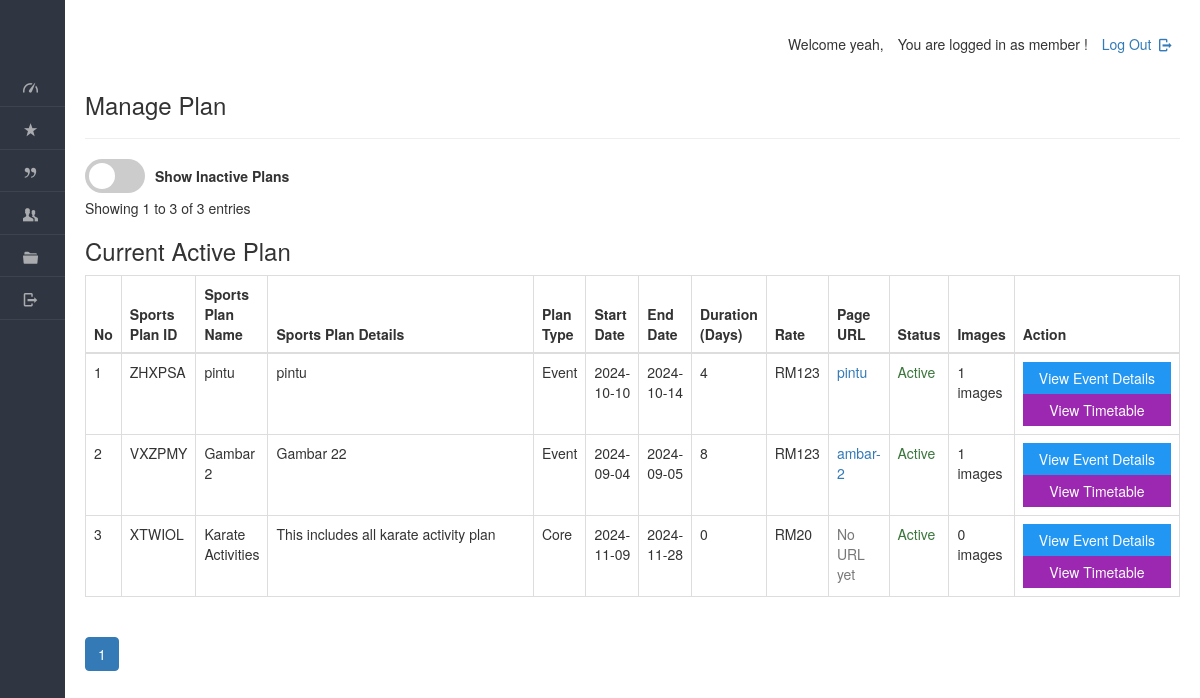
The page /dashboard/coach/view_plan.php (signed in) on the database its author committed.
### tables this page shows
CREATE TABLE IF NOT EXISTS `plan` (
  `planid` varchar(8) NOT NULL,
  `tid` varchar(45) DEFAULT NULL,
  `planName` varchar(20) NOT NULL,
  `description` varchar(200) NOT NULL,
  `planType` varchar(50) NOT NULL,
  `startDate` varchar(50) NOT NULL,
  `endDate` varchar(50) NOT NULL,
  `duration` int NOT NULL,
  `validity` varchar(20) NOT NULL DEFAULT 'Lifetime',
  `amount` int NOT NULL DEFAULT '0',
  `active` varchar(255) NOT NULL,
  PRIMARY KEY (`planid`),
  KEY `idx_plan_name` (`planName`),
  KEY `idx_plan_type` (`planType`),
  KEY `idx_description` (`description`),
  KEY `idx_active` (`active`)
);

### dashboard/coach/view_plan.php (the view, shortened to what this page needs)
<!DOCTYPE html>
<html lang="en">
<head>
    <link rel="stylesheet" href="../../css/style.css"  id="style-resource-5">
    <link rel="stylesheet" href="../../css/dashMain.css">
    <link rel="stylesheet" type="text/css" href="../../css/entypo.css">
	<link href="a1style.css" rel="stylesheet" type="text/css">
	<link rel="stylesheet" href="https://maxcdn.bootstrapcdn.com/bootstrap/3.4.1/css/bootstrap.min.css">
	<link rel="stylesheet" href="../../css/dashboard/sidebar.css">
</head>
     <body class="page-body  page-fade" onload="collapseSidebar()">
    	<div class="page-container sidebar-collapsed" id="navbarcollapse">
		<div class="sidebar-menu">
			<header class="logo-env">
			</header>
    		<?php include('nav.php'); ?>
    	</div>
    		<div class="main-content">
				<div class="row">
					<div class="col-md-6 col-sm-8 clearfix">
					</div>
					<div class="col-md-6 col-sm-4 clearfix hidden-xs">
						<ul class="list-inline links-list pull-right">
							<li>
								<a href="logout.php">
									Log Out <i class="entypo-logout right"></i>
								</a>
							</li>
						</ul>
					</div>
				</div>
		<h3>Manage Plan</h3>
		<hr />
<?php
$records_per_page = 10;
$page = isset($_GET['page']) ? (int)$_GET['page'] : 1;
$offset = ($page - 1) * $records_per_page;
$search_term = isset($_GET['search']) ? mysqli_real_escape_string($con, $_GET['search']) : '';
$search_column = isset($_GET['search_column']) ? $_GET['search_column'] : 'planName';
$show_inactive = isset($_GET['show_inactive']) ? $_GET['show_inactive'] : 'no';
$count_query = "SELECT COUNT(DISTINCT p.planid) as total FROM plan p ";
$where_conditions = [];
if ($show_inactive !== 'yes') {
    $where_conditions[] = "p.active='yes'";
}
if (!empty($where_conditions)) {
    $where_clause = "WHERE " . implode(' AND ', $where_conditions);
    $count_query .= $where_clause;
}
$total_records_result = mysqli_query($con, $count_query);
$total_records = mysqli_fetch_assoc($total_records_result)['total'];
$total_pages = ceil($total_records / $records_per_page);
?>
<?php
$show_inactive = isset($_GET['show_inactive']) ? $_GET['show_inactive'] : 'no';
$query = "SELECT DISTINCT p.planid, p.planName, p.description, p.planType, p.startDate, p.endDate,
          p.duration, p.amount, p.active, pp.slug,
          (SELECT COUNT(*) FROM images i WHERE i.planid = p.planid) as image_count,
          (SELECT slug FROM plan_pages WHERE planid = p.planid LIMIT 1) as page_slug,
          st.tname, td.day_number, td.activities, st.tid
          FROM plan p
          LEFT JOIN plan_pages pp ON p.planid = pp.planid
          LEFT JOIN sports_timetable st ON p.planid = st.planid
          LEFT JOIN timetable_days td ON st.tid = td.tid ";
$where_conditions = [];
if ($show_inactive !== 'yes') {
    $where_conditions[] = "p.active='yes'";
}
if (!empty($where_conditions)) {
    $query .= "WHERE " . implode(" AND ", $where_conditions) . " ";
}
$query .= " GROUP BY p.planid ORDER BY p.active DESC, p.amount DESC";
$result = mysqli_query($con, $query);
$sno = 1;
?>
<div class="mb-3">
    <form method="GET" class="form-inline" id="filterForm" style="display: flex; align-items: center; gap: 10px;">
<form id="filterForm" action="your_page.php" method="get">
    <label class="switch">
        <span class="slider round"></span>
    </label>
        <label>Show Inactive Plans</label>
    </form>
</div>
<div class="mb-3">
    Showing <?php echo $offset + 1; ?> to <?php echo min($offset + $records_per_page, $total_records); ?>
    of <?php echo $total_records; ?> entries
</div>
    <h3 style="margin-right: 20px;">Current Active Plan</h3>
<table class="table table-bordered datatable" id="table-1" border="1">
    <thead>
        <tr>
            <th onclick="sortTable(0)">No</th>
            <th onclick="sortTable(1)">Sports Plan ID</th>
            <th onclick="sortTable(2)">Sports Plan Name</th>
            <th onclick="sortTable(3)">Sports Plan Details</th>
            <th onclick="sortTable(4)">Plan Type</th>
            <th onclick="sortTable(5)">Start Date</th>
            <th onclick="sortTable(6)">End Date</th>
            <th onclick="sortTable(7)">Duration (Days)</th>
            <th onclick="sortTable(8)">Rate</th>
            <th onclick="sortTable(9)">Page URL</th>
            <th onclick="sortTable(10)">Status</th>
            <th onclick="sortTable(11)">Images</th>
            <th>Action</th>
        </tr>
    </thead>
    <tbody>
        <?php
        if (mysqli_affected_rows($con) != 0) {
            while ($row = mysqli_fetch_array($result, MYSQLI_ASSOC)) {
                $tid = $row['tid'];
                $status_class = $row['active'] === 'yes' ? 'text-success' : 'text-danger';
                $status_text = $row['active'] === 'yes' ? 'Active' : 'Inactive';
                echo "<tr>";
                echo "<td>" . $sno . "</td>";
                echo "<td>" . $row['planid'] . "</td>";
                echo "<td>" . $row['planName'] . "</td>";
                echo "<td width='380'>" . $row['description'] . "</td>";
                echo "<td>" . $row['planType'] . "</td>";
                echo "<td>" . date('Y-m-d', strtotime($row['startDate'])) . "</td>";
                echo "<td>" . date('Y-m-d', strtotime($row['endDate'])) . "</td>";
                echo "<td>" . $row['duration'] . "</td>";
                echo "<td>RM" . $row['amount'] . "</td>";
                if ($row['page_slug']) {
                    $url_status = $row['active'] === 'yes' ? '' : ' (Inactive)';
                    echo "<td><a href='../../plans/" . $row['page_slug'] . "' target='_blank'>" .
                         $row['page_slug'] . $url_status . "</a></td>";
                } else {
                    echo "<td><span class='text-muted'>No URL yet</span></td>";
                }
                echo "<td class='" . $status_class . "'>" . $status_text . "</td>";
                echo "<td>" . $row['image_count'] . " images</td>";
                echo "<td>";
                if (!empty($tid)) {
                    echo "<a href='../../dashboard/admin/timetable_detail.php?id=" . $tid . "&planid=" . $row['planid'] . "'>
                            <input type='button' class='a1-btn a1-blue' style='width:100%' value='View Event Details'>
                          </a>";
    echo "<a href='../../dashboard/admin/timetable_detail.php?id=" . $tid . "&planid=" . $row['planid'] . "&scroll=1#timetable-details'>
            <input type='button' class='a1-btn a1-purple' style='width:100%' value='View Timetable'>
          </a>";
                } else {
                    echo "<span class='text-muted'>No Timetable</span>";
                }
                echo "</td>";
                echo "</tr>";
                $sno++;
            }
        } else {
            echo "<tr><td colspan='14' class='text-center'>No records found</td></tr>";
        }
        ?>
    </tbody>
</table>
<nav aria-label="Page navigation">
    <ul class="pagination justify-content-center">
        <?php
        $start_page = max(1, $page - 2);
        $end_page = min($total_pages, $page + 2);
        for ($i = $start_page; $i <= $end_page; $i++): ?>
            <li class="page-item <?php echo $i === $page ? 'active' : ''; ?>">
                <a class="page-link" href="?page=<?php echo $i; ?>&search=<?php echo urlencode($search_term); ?>&search_column=<?php echo urlencode($search_column); ?>&show_inactive=<?php echo urlencode($show_inactive); ?>"><?php echo $i; ?></a>
            </li>
        <?php endfor; ?>
    </ul>
</nav>
    	</div>
    </body>
</html>

### css/style.css (style rules this page uses)
html { font-size: 62.5%; font-family: sans-serif; }
div { display: block; }
body { font-family: "Noto Sans", sans-serif, "Helvetica Neue", Helvetica, Arial, sans-serif; font-size: 12px; line-height: 1.428571429; display: block; margin: 0; }
*, *:before, *:after { box-sizing: border-box; }
a { text-decoration: none; background: transparent; }
input, button, select, textarea { font-family: inherit; font-size: inherit; line-height: inherit; }
button, input { line-height: normal; }
button, input, select, textarea { font-family: inherit; font-size: 100%; margin: 0; }
input { background-color: white; cursor: text; padding: 1px; border-width: 2px; border-style: inset; border-color: initial; border-image: initial; }
input, textarea, select, button { text-rendering: auto; color: initial; letter-spacing: normal; word-spacing: normal; text-transform: none; text-indent: 0px; text-shadow: none; display: inline-block; text-align: start; margin: 0em; font: 400 13.3333px Arial; }
button, html input[type="button"], input[type="reset"], input[type="submit"] { cursor: pointer; }
a { color: #373e4a; text-decoration: none; }
a { background: transparent; }
a { color: #373e4a; }
.page-container { position: relative; padding-left: 280px; }
.page-container .sidebar-menu { position: absolute; width: 280px; top: 0; left: 0; bottom: 0; background: #303641; color: #aaabae; z-index: 1; min-height: 796px; box-sizing: border-box; }
.page-container .sidebar-menu .logo-env { width: 100%; padding: 35px; padding-bottom: 10px; box-sizing: border-box; }
.page-container.sidebar-collapsed { padding-left: 65px; }
.page-container.sidebar-collapsed .sidebar-menu { z-index: 4; width: 65px; }
.page-container.sidebar-collapsed .sidebar-menu .logo-env { display: block; padding: 20px; }
.page-container .sidebar-menu .logo-env:before, .page-container .sidebar-menu .logo-env:after { content: " "; display: table; }
.page-container .sidebar-menu .logo-env:after { clear: both; }
ul, ol { margin-top: 0; margin-bottom: 8.5px; }
ul, menu, dir { display: block; list-style-type: disc; }
li { display: list-item; }
i, cite, em, var, address, dfn { font-style: italic; }

### css/dashMain.css (style rules this page uses)
.page-container .main-content { position: relative; float: left; width: 100%; padding: 20px; z-index: 2; background: #ffffff; box-sizing: border-box; }
.row { margin-left: -15px; margin-right: -15px; }
.row:before, .row:after { content: " "; display: table; }
.row:after { clear: both; }
.col-xs-1, .col-sm-1, .col-md-1, .col-lg-1, .col-xs-2, .col-sm-2, .col-md-2, .col-lg-2, .col-xs-3, .col-sm-3, .col-md-3, .col-lg-3, .col-xs-4, .col-sm-4, .col-md-4, .col-lg-4, .col-xs-5, .col-sm-5, .col-md-5, .col-lg-5, .col-xs-6, .col-sm-6, .col-md-6, .col-lg-6, .col-xs-7, .col-sm-7, .col-md-7, .col-lg-7, .col-xs-8, .col-sm-8, .col-md-8, .col-lg-8, .col-xs-9, .col-sm-9, .col-md-9, .col-lg-9, .col-xs-10, .col-sm-10, .col-md-10, .col-lg-10, .col-xs-11, .col-sm-11, .col-md-11, .col-lg-11, .col-xs-12, .col-sm-12, .col-md-12, .col-lg-12 { position: relative; min-height: 1px; padding-left: 15px; padding-right: 15px; }
.links-list { white-space: nowrap; padding-top: 14px; padding-bottom: 8px; }
.pull-right { float: right !important; }
.list-inline { padding-left: 0; list-style: none; }
ul, ol { margin-top: 0; margin-bottom: 8.5px; }
.list-inline > li:first-child { padding-left: 0; }
.list-inline > li { display: inline-block; padding-left: 5px; padding-right: 5px; }
@media (min-width: 768px) { .col-sm-1, .col-sm-2, .col-sm-3, .col-sm-4, .col-sm-5, .col-sm-6, .col-sm-7, .col-sm-8, .col-sm-9, .col-sm-10, .col-sm-11 { float: left; } }
@media (min-width: 768px) { .col-sm-8 { width: 66.66666666666666%; } }
@media (min-width: 768px) { .col-sm-4 { width: 33.33333333333333%; } }
@media (min-width: 992px) { .col-md-1, .col-md-2, .col-md-3, .col-md-4, .col-md-5, .col-md-6, .col-md-7, .col-md-8, .col-md-9, .col-md-10, .col-md-11 { float: left; } }
@media (min-width: 992px) { .col-md-6 { width: 50%; } }
a { color: #373e4a; text-decoration: none; }
a { background: transparent; }
a { color: #373e4a; }
hr { margin-top: 17px; margin-bottom: 17px; border: 0; border-top: 1px solid #998f8f; }
hr { box-sizing: content-box; height: 0; }
i, cite, em, var, address, dfn { font-style: italic; }

### css/dashboard/sidebar.css (style rules this page uses)
.page-container { display: flex; min-height: 100vh; }
.sidebar-menu { width: 250px; background-color: #2b303a; color: #ffffff; }
.main-content { flex-grow: 1; padding: 20px; }

### rows shown on the page
plan: planid "ZHXPSA", planName "pintu", description "pintu", planType "Event", startDate "2024-10-10", endDate "2024-10-14", duration "4", amount "123", page_slug "pintu", active "Active", image_count "1"
plan: planid "VXZPMY", planName "Gambar 2", description "Gambar 22", planType "Event", startDate "2024-09-04", endDate "2024-09-05", duration "8", amount "123", page_slug "ambar-2", active "Active", image_count "1"
plan: planid "XTWIOL", planName "Karate Activities", description "This includes all karate activity plan", planType "Core", startDate "2024-11-09", endDate "2024-11-28", duration "0", amount "20", shows "No URL yet", active "Active", image_count "0"

### other values the page prints
$offset + 1 "1"
min($offset + $records_per_page, $total_records) "3"
$total_records "3"
